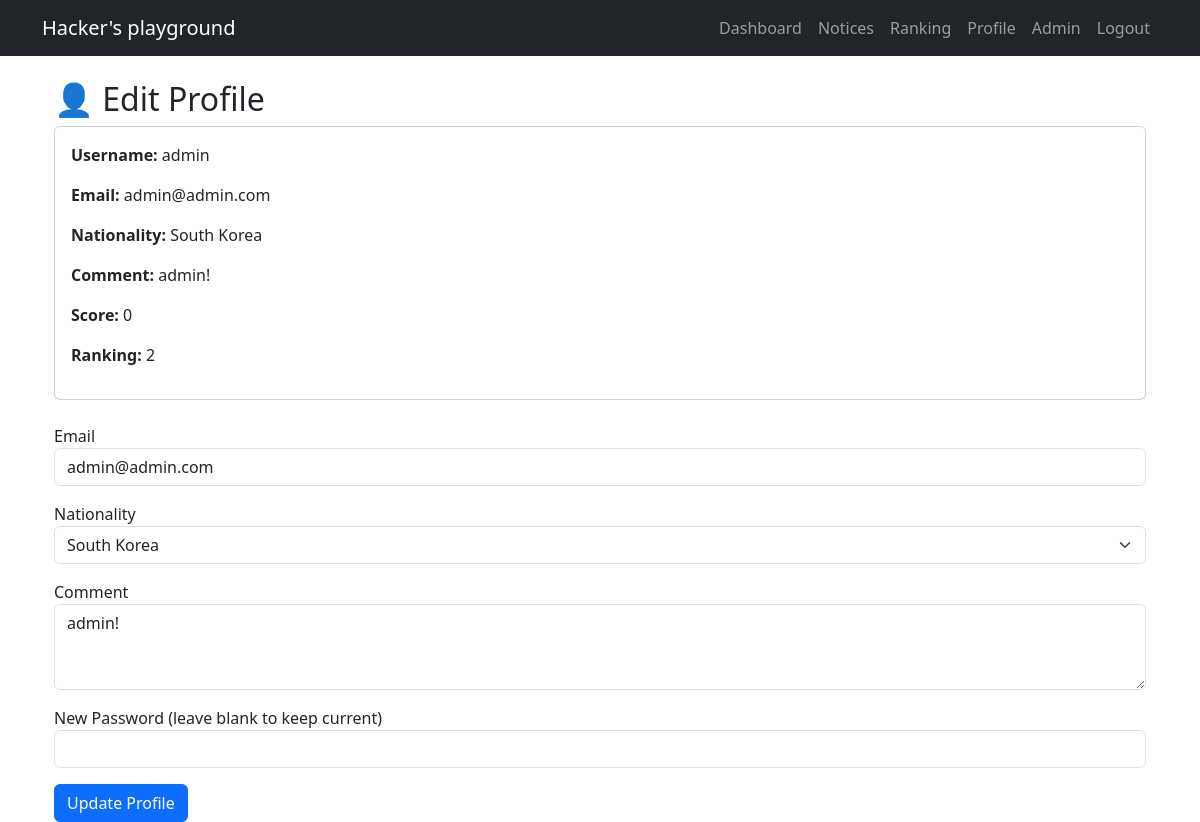
The page /profile (signed in) on the database as committed earlier.
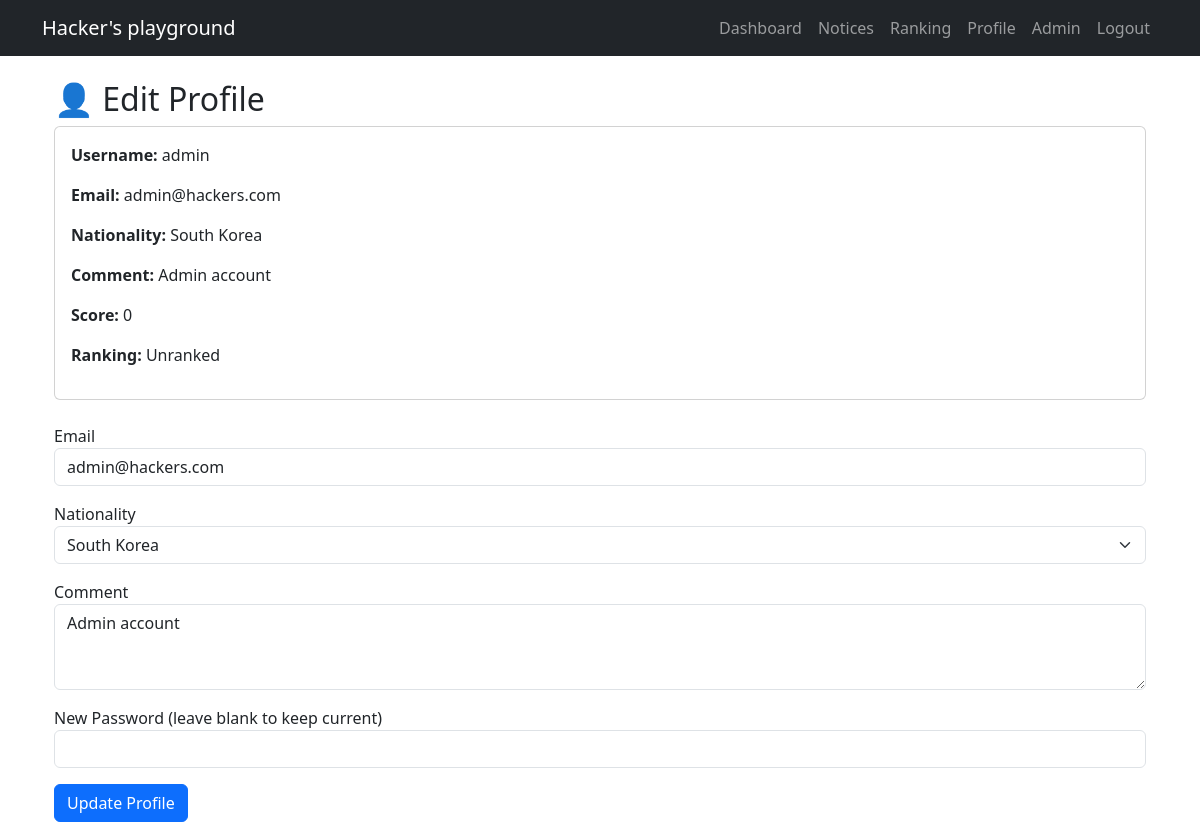
The same page on the database as committed later.
### tables this page shows
CREATE TABLE users (
  id INTEGER PRIMARY KEY AUTOINCREMENT,
  username TEXT NOT NULL UNIQUE,
  password TEXT NOT NULL,
  email TEXT,
  comment TEXT,
  nationality TEXT,
  score INTEGER DEFAULT 0,
  ranking INTEGER DEFAULT 0
);

### app.py (the view, shortened to what this page needs)
@app.route('/profile', methods=['GET', 'POST'])
def profile():
    if 'user_id' not in session:
        return redirect('/login')
    conn = get_db()
    cur = conn.cursor()
    cur.execute("SELECT * FROM users WHERE id=?", (session['user_id'],))
    user = cur.fetchone()
    return render_template('profile.html', user=user)

### app.py (called while the page is built)
def get_db():
    conn = sqlite3.connect(DB)
    conn.row_factory = sqlite3.Row
    return conn

### templates/profile.html (shortened to what this page needs)
{% extends "base.html" %}
{% block content %}
<div class="container">
  <h2>👤 Edit Profile</h2>
  <div class="card mb-4">
    <div class="card-body">
      <p><strong>Username:</strong> {{ user.username }}</p>
      <p><strong>Email:</strong> {{ user.email or 'N/A' }}</p>
      <p><strong>Nationality:</strong> {{ user.nationality or 'N/A' }}</p>
      <p><strong>Comment:</strong> {{ user.comment or 'None' }}</p>
      <p><strong>Score:</strong> {{ user.score or 0 }}</p>
      <p><strong>Ranking:</strong> {{ user.ranking or 'Unranked' }}</p>
    </div>
  </div>
  <form method="POST">
    <div class="mb-3">
      <label>Email</label>
      <input type="email" class="form-control" name="email" value="{{ user.email or '' }}" required
             pattern="[a-z0-9._%+-]+@[a-z0-9.-]+\.[a-z]{2,}$">
    </div>
    <div class="mb-3">
      <label>Nationality</label>
      <select name="nationality" class="form-select" required>
        {% for country in ['South Korea', 'United States', 'Germany', 'Japan', 'China', 'India', 'Brazil', 'France', 'Other'] %}
          <option value="{{ country }}" {% if user.nationality == country %}selected{% endif %}>{{ country }}</option>
        {% endfor %}
      </select>
    </div>
    <div class="mb-3">
      <label>Comment</label>
      <textarea class="form-control" name="comment" rows="3">{{ user.comment or '' }}</textarea>
    </div>
    <div class="mb-3">
      <label>New Password (leave blank to keep current)</label>
      <input type="password" class="form-control" name="password">
    </div>
    <button class="btn btn-primary">Update Profile</button>
  </form>
</div>
{% endblock %}

Rows that differ between the two databases and show on the page:
changed users "admin": email "admin@admin.com" → "admin@hackers.com"; comment "admin!" → "Admin account"; ranking "2" → "Unranked"
